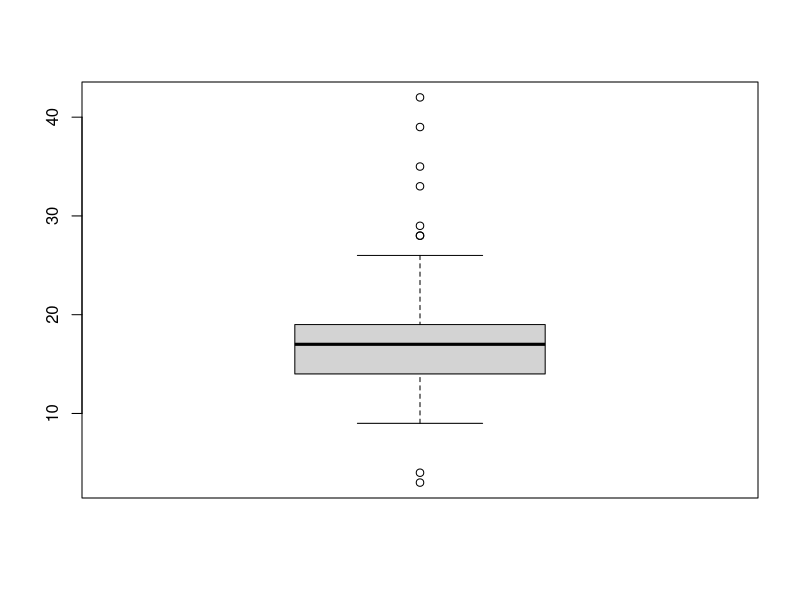
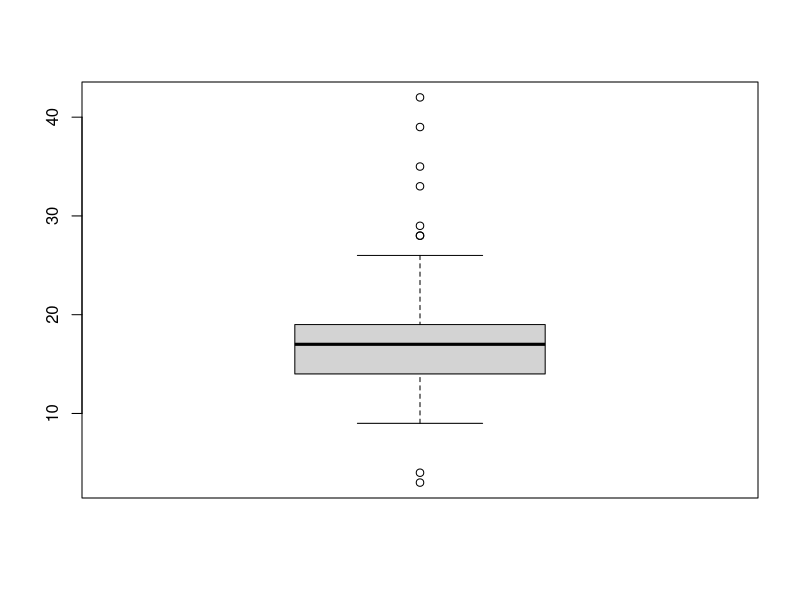
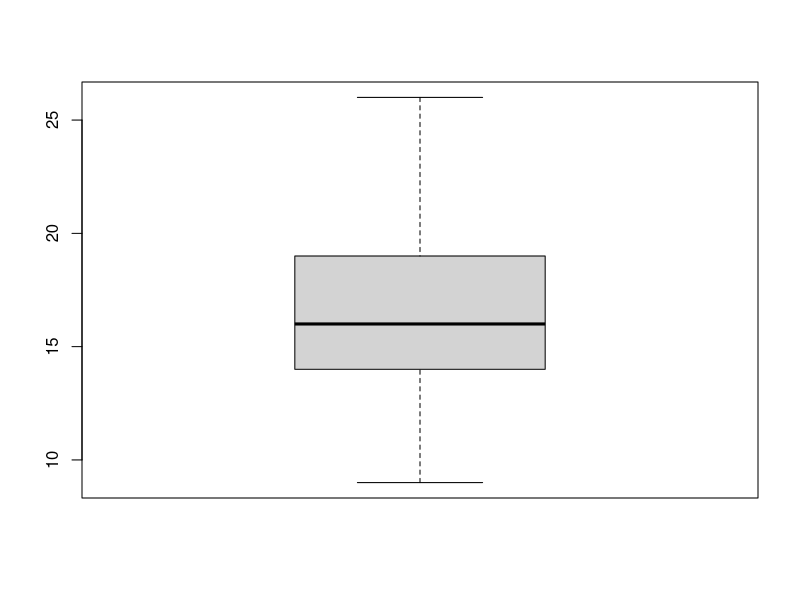

Generate these figures, in order, with R:
# dplyr 패키지 실습(3)

library(dplyr)
str(ggplot2::mpg)
mpg <- as.data.frame(ggplot2::mpg)

#7
#7-1
mpgcopy <- mpg
mpgcopy <- mpgcopy %>% mutate(total = cty+hwy)
head(mpgcopy)

#7-2
mpgcopy <- mpgcopy %>% mutate(mean = total/2)
head(mpgcopy)

#7-3
mpgcopy %>% arrange(desc(mean)) %>% head(3)

#7-4
mpg %>% mutate(total = cty+hwy, mean = total/2) %>% 
  arrange(desc(mean)) %>% head(3)
#----------------------------------------


#8
#8-1
mpg %>% group_by(class) %>% summarise(mean_class = mean(cty))

#8-2
mpg %>% group_by(class) %>% 
  summarise(mean_class = mean(cty)) %>% 
  arrange(desc(mean_class))

#8-3
mpg %>% group_by(manufacturer) %>% 
  summarise(mean_hwy = mean(hwy)) %>% 
  arrange(desc(mean_hwy)) %>% 
  head(3)

#8-4
mpg %>% filter(class == "compact") %>% 
  group_by(manufacturer) %>% 
  count(manufacturer) %>% 
  arrange(desc(n))
mpg %>% 
  filter(class=="compact") %>% 
  group_by(manufacturer) %>% 
  summarise(commpact=n()) %>% 
  arrange(desc(commpact))
#----------------------------------------


#9
fuel <- data.frame(fl= c("c","d","e","p","r"),
                   price_fl = c(2.35, 2.38, 2.11, 2.76, 2.22)
)
fuel
#9-1
mpg <- left_join(mpg, fuel, by = "fl")

#9-2
mpg %>% select("model", "fl", "price_fl") %>% head(5)
#----------------------------------------

View(mpg)

#10
#10-1
midwest<-as.data.frame(ggplot2::midwest)
midwestchild<-midwest %>% 
  mutate(childratio=(poptotal-popadults)*100/poptotal)

midwestchild %>% 
  select(county,popadults,poptotal,childratio) %>% 
  head(10)



#10-2
midwestchild %>% 
  arrange(desc(childratio)) %>% 
  head(5)

#10-3
midwestchild %>% 
  mutate(childrank=ifelse(childratio>=40,'large',ifelse(childratio>=30,'middle','small'))) %>% 
  group_by(childrank) %>% 
  summarise(county.cnt=n())

#10-4
midwestchild %>% 
  mutate(asianratio=(popasian*100)/poptotal) %>% 
  arrange(asianratio) %>% 
  select(state,county,asianratio) %>% 
  head(10)
#----------------------------------------


#11
mpg <- as.data.frame(ggplot2::mpg)
mpg[c(65, 124, 131, 153, 212), "hwy"] <- NA
#11-1
table(is.na(mpg$drv))
table(is.na(mpg$hwy))

#11-2
mpg %>% filter(!is.na(hwy)) %>% 
  group_by(drv) %>% summarise(drv_hwy = mean(hwy))
#----------------------------------------


#12
mpg <- as.data.frame(ggplot2::mpg)
mpg[c(10, 14, 58, 93), "drv"] <- "k"
mpg[c(29, 43, 129, 203), "cty"] <- c(3, 4, 39, 42)
#12-1
table(mpg$drv)
mpg$drv <- ifelse(mpg$drv %in% c("k"), NA, mpg$drv)
table(mpg$drv)

#12-2
boxplot(mpg$cty)
boxplot(mpg$cty)$stats
mpg$cty <- ifelse(mpg$cty < 9 | mpg$cty > 26, NA, mpg$cty)
boxplot(mpg$cty)

View(mpg)

#12-3
mpg %>% filter(!is.na(drv) & !is.na(cty)) %>% 
  group_by(drv) %>% 
  summarise(drv_cty = mean(cty, na.rm = T))